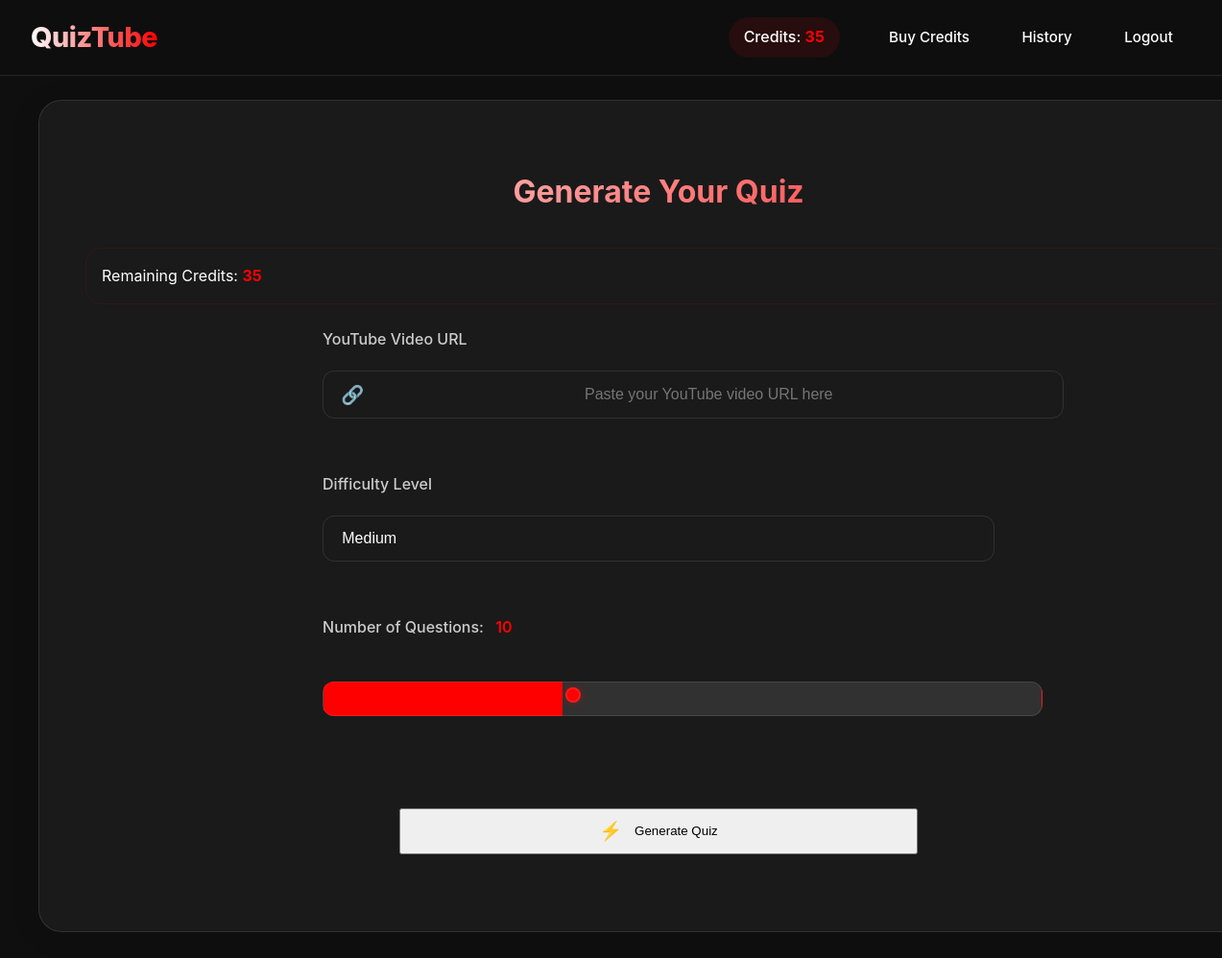
Page / (signed in) on the earlier database version.
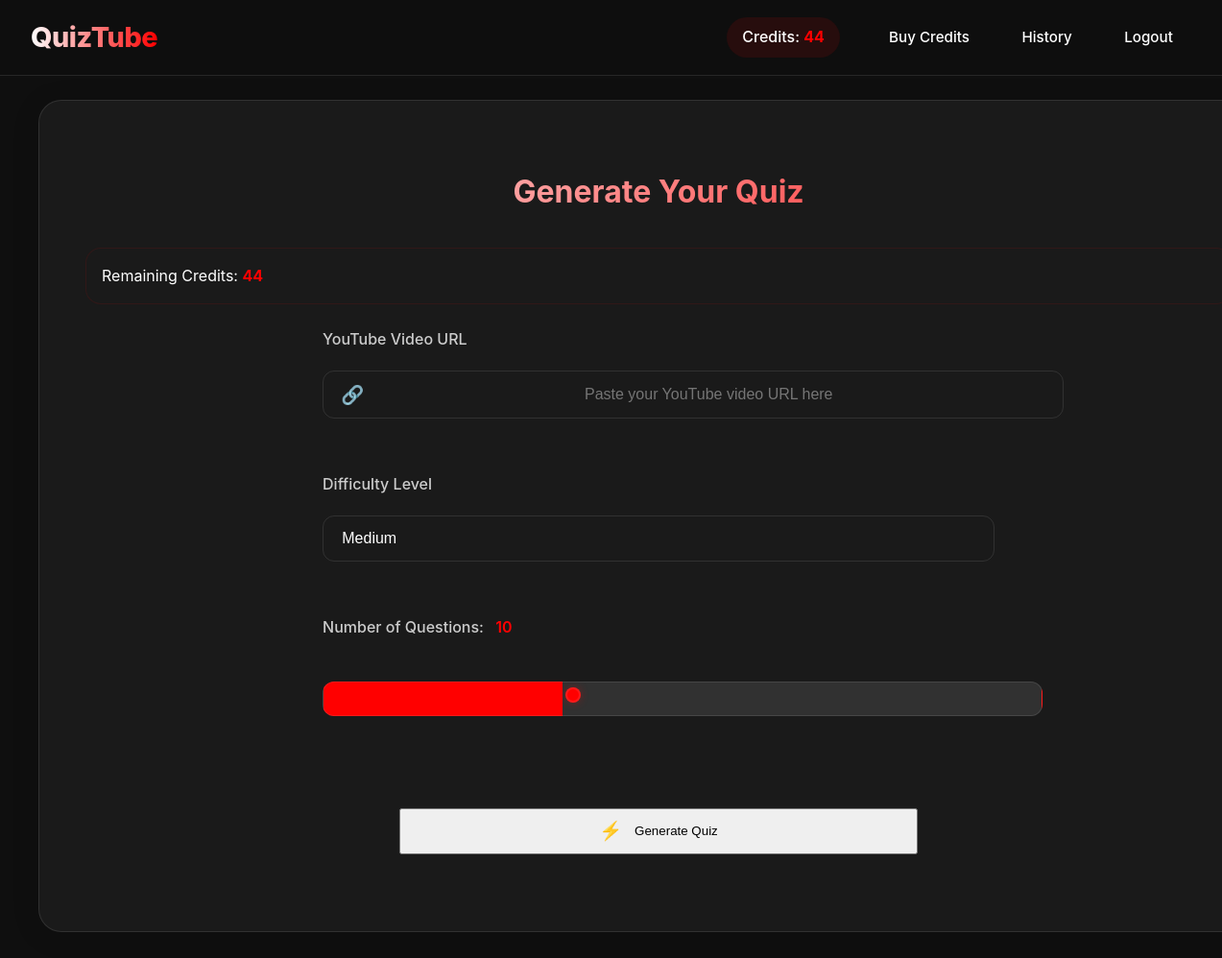
Same page on the later database version.
### app.py (models this page shows, shortened)
class User(UserMixin, db.Model):
    id = db.Column(db.Integer, primary_key=True)
    username = db.Column(db.String(80), unique=True, nullable=False)
    email = db.Column(db.String(120), unique=True, nullable=False)
    password_hash = db.Column(db.String(128))
    credits = db.Column(db.Integer, nullable=False, default=10)
    quizzes = db.relationship(
        "QuizHistory", backref="user", lazy=True, cascade="all, delete-orphan"
    )

### app.py (the view)
@app.route("/")
def index():
    return render_template("index.html")

### app.py (called while the page is built)
@login_manager.user_loader
def load_user(user_id):
    return User.query.get(int(user_id))

### templates/index.html (shortened to what this page needs)
{% extends "base.html" %}
{% block content %}
{% if current_user.is_authenticated %}
<div class="container mx-auto px-4 py-8">
    <div class="quiz-container">
        <h1 class="quiz-title">Generate Your Quiz</h1>
        <div class="credits-info">
            <p>Remaining Credits: <span id="credits-count">{{ current_user.credits }}</span></p>
        </div>
        <div class="quiz-form">
            <div class="form-group">
                <label for="video-url">YouTube Video URL</label>
                <div class="url-input-container">
                    <span class="url-icon">🔗</span>
                    <input type="text" id="video-url" placeholder="Paste your YouTube video URL here"
                        class="form-control">
                </div>
            </div>
            <div class="form-group">
                <label for="difficulty">Difficulty Level</label>
                <select id="difficulty" class="form-control">
                    <option value="medium" selected>Medium</option>
                </select>
            </div>
            <div class="form-group">
                <label for="question-count">Number of Questions: <span id="question-count-value">10</span></label>
                <div class="range-group">
                    <input type="range" id="question-count" min="5" max="20" value="10" class="range-slider">
                </div>
            </div>
            <button id="generate-btn" class="btn-primary">
                <span class="btn-icon">⚡</span>
                Generate Quiz
            </button>
        </div>
    </div>
</div>
{% endif %}
{% endblock %}

### templates/base.html (shortened to what this page needs)
<!DOCTYPE html>
<html lang="en">
<head>
    <link rel="stylesheet" href="{{ url_for('static', filename='styles.css') }}">
    <link rel="stylesheet" href="https://cdnjs.cloudflare.com/ajax/libs/font-awesome/6.0.0/css/all.min.css">
</head>
<body>
    <nav class="navbar">
        <a href="{{ url_for('index') }}" class="nav-brand">QuizTube</a>
        <div class="nav-links">
            {% if current_user.is_authenticated %}
            <span class="credits-display">Credits: <span id="credits-count">{{ current_user.credits }}</span></span>
            <a href="{{ url_for('buy_credits') }}" class="nav-link">Buy Credits</a>
            <a href="{{ url_for('quiz_history') }}" class="nav-link">History</a>
            <a href="{{ url_for('logout') }}" class="nav-link">Logout</a>
            {% else %}
            <a href="{{ url_for('login') }}" class="nav-link login-btn">Login</a>
            <a href="{{ url_for('signup') }}" class="nav-link signup-btn">Sign Up</a>
            {% endif %}
        </div>
    </nav>
    <main class="main-content">
        {% block content %}{% endblock %}
    </main>
</body>
</html>

Differences in the rows shown:
changed User: credits "35" → "44"
